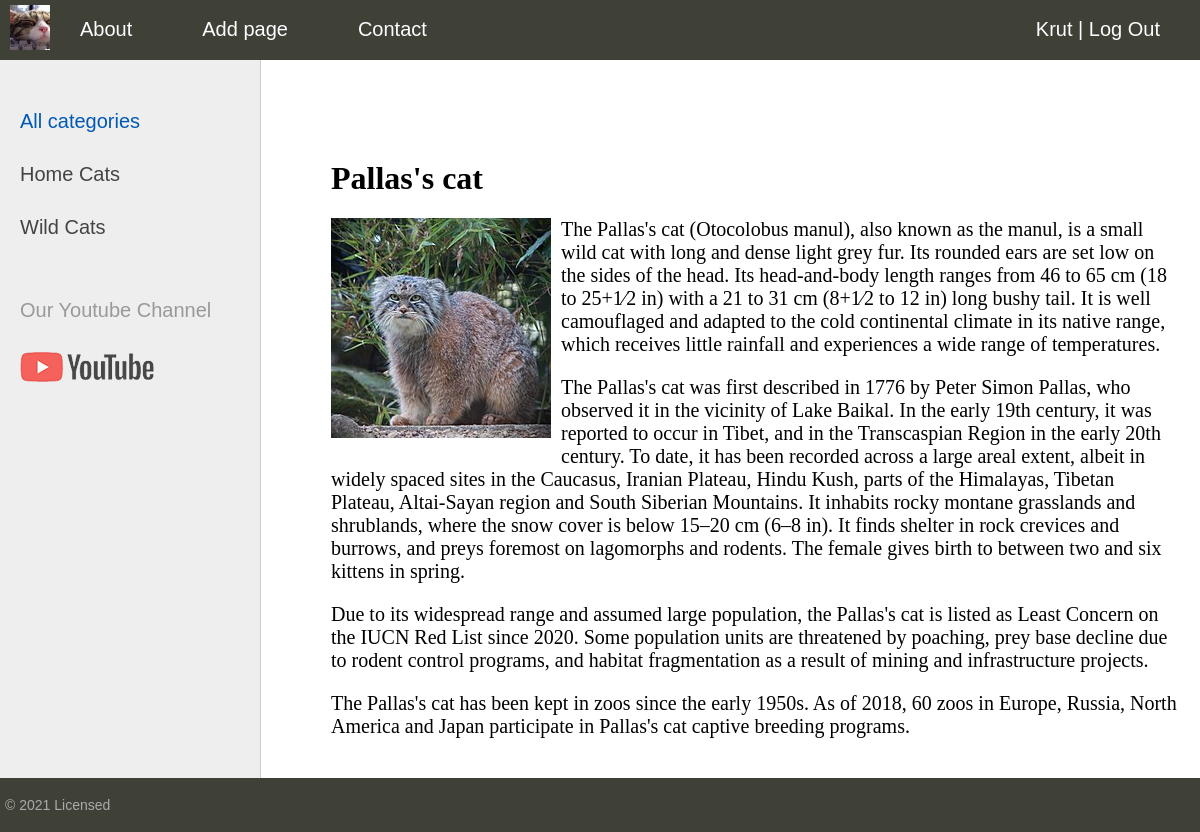
Screenshot of /post/pallass-cat/ (signed in) with the database file from the repository.
### blog/models.py (models this page shows, shortened)
class Category(models.Model):
    name = models.CharField(max_length=100, db_index=True, verbose_name="Category")
    slug = models.SlugField(max_length=255, unique=True, db_index=True, verbose_name="URL")
    def get_absolute_url(self):
        return reverse('category', kwargs={'cat_slug': self.slug})
    class Meta:
        verbose_name = 'Category'
        verbose_name_plural = 'Categories'
        ordering = ['id']

class Blog(models.Model):
    title = models.CharField(max_length=255)
    slug = models.SlugField(max_length=255, unique=True, db_index=True, verbose_name="URL")
    content = models.TextField(blank=True)
    photo = models.ImageField(upload_to="photos/%Y/%m/%d/")
    time_create = models.DateTimeField(auto_now_add=True)
    time_update = models.DateTimeField(auto_now=True)
    is_published = models.BooleanField(default=True)
    cat = models.ForeignKey('Category', on_delete=models.PROTECT)
    def __str__(self):
        return self.title
    class Meta:
        verbose_name = 'Cats'
        ordering = ['id']

### blog/views.py (the view)
# urls.py: path('post/<slug:post_slug>/', ShowPost.as_view(), name='post'),
class ShowPost(DataMixin, DetailView):
    model = Blog
    template_name = 'blog/post.html'
    slug_url_kwarg = 'post_slug'
    context_object_name = 'post'
    def get_context_data(self, *, object_list=None, **kwargs):
        context = super().get_context_data(**kwargs)
        c_def = self.get_user_context(title=context['post'])
        return dict(list(context.items()) + list(c_def.items()))

### blog/utils.py (called while the page is built)
    def get_user_context(self, **kwargs):
        context = kwargs
        cats = Category.objects.annotate(Count('blog'))
        user_menu = menu.copy()
        if not self.request.user.is_authenticated:
            user_menu.pop(1)
        context['menu'] = user_menu
        context['cats'] = cats
        if 'cat_selected' not in context:
            context['cat_selected'] = 0
        return context

### blog/templates/blog/post.html
{% extends 'blog/base.html' %}
{% block content %}
<h1>{{post.title}}</h1>
{% if post.photo %}
<p><img class="img-article-left" src="{{post.photo.url}}"></p>
{% endif %}
{{post.content|linebreaks}}
{% endblock %}

### blog/templates/blog/base.html (shortened to what this page needs)
{% load static %}
{% load blog_tags %}
<!DOCTYPE html>
<html>
<head>
	<link type="text/css" href="{% static 'blog/css/styles.css' %}" rel="stylesheet" />
</head>
<body>
<table class="table-page" border=0 cellpadding="0" cellspacing="0">
<tr><td valign=top>
{% block mainmenu %}
		<div class="header">
			<ul id="mainmenu" class="mainmenu">
			<li class="logo"><a href="{% url 'home' %}"><div class="logo"></div></a></li>
{% for m in menu %}
			<li><a href="{% url m.url_name %}">{{m.title}}</a></li>
{% endfor %}
				{% if request.user.is_authenticated %}
				<li class="last"> {{user.username}} | <a href="{% url 'logout' %}">Log Out</a></li>
				{% else %}
				<li class="last"><a href="{% url 'register' %}">Registration</a> | <a href="{% url 'login' %}">Log In</a></li>
				{% endif %}
			</ul>
		</div>
{% endblock mainmenu %}
<table class="table-content" border=0 cellpadding="0" cellspacing="0">
<tr>
	<td valign="top" class="left-chapters">
	<ul id="leftchapters">
{% if cat_selected == 0 %}
		<li class="selected">All categories</li>
{% else %}
		<li><a href="{% url 'home' %}">All categories</a></li>
{% endif %}
{% for c in cats %}
{% if c.blog__count > 0 %}
	{% if c.pk == cat_selected %}
		<li class="selected">{{c.name}}</li>
	{% else %}
		<li><a href="{{ c.get_absolute_url }}">{{c.name}}</a></li>
	{% endif %}
{% endif %}
{% endfor %}
		<li class="share">
		<p>Our Youtube Channel</p>
		<a class="share-yt" href="#" target="_blank" rel="nofollow"></a>
		</li>
	</ul>
</td>
<td valign="top" class="content">
	<div class="content-text">
{% block content %}
{% endblock %}
	</div>
</td></tr></table>
</td></tr>
<tr><td valign=top>
	<div id="footer">
		<p>&copy; 2021 Licensed</p>
	</div>
</td></tr></table>
</body>
</html>

### blog/static/blog/css/styles.css (style rules this page uses)
html, body { font-family: 'Arial'; margin: 0; padding: 0; height: 100%; width: 100%; color: #444; }
a { color: #0059b2; text-decoration: none; }
img { max-width: 600px; height: auto; }
img.img-article-left { max-width: 300px; height: auto; float: left; padding: 0 10px 10px 0; }
.table-page { width: 100%; height: 100%; vertical-align: top; }
.table-page tr { height: 100%; }
.header { background: #3F4137; height: 60px; }
.logo { background: url('../images/logo.png') no-repeat 10px 5px; width: 50px; height: 50px; }
ul.mainmenu { list-style: none; margin: 0; padding: 0; height: 60px; color: #fcfdff; font-size: 20px; overflow: hidden; }
ul.mainmenu li { float: left; margin: 18px 40px 0 30px; }
ul.mainmenu li.logo { margin: 0; }
ul.mainmenu li.last { float: right; }
ul.mainmenu li a { color: #fcfdff; text-decoration: none; }
.table-content { width: 100%; min-height: 100%; height: 100%; }
.left-chapters { margin: 0; background: #eee; border-right: 1px solid #ccc; min-height: 100%; }
.left-chapters ul { width: 230px; min-height: 100%; margin: 0; padding: 20px 10px 10px 20px; list-style: none; font-size: 20px; }
.left-chapters ul li { margin: 30px 0 0 0; color: #999; }
.left-chapters ul li.selected { color: #0059b2; }
.left-chapters ul li a { color: #444; text-decoration: none; }
.left-chapters ul li.share { margin: 60px 0 0 0; }
.left-chapters ul li.share p { margin: 30px 0 30px 0; }
.left-chapters ul li.share a { display: inline-block; width: 40px; height: 40px; margin: 0 20px 0 0; }
.left-chapters ul li.share a.share-yt { width: 100%; height: 30px; background: url('../images/share_yt.png') no-repeat 0 0 }
.content { padding: 40px 20px 20px 40px; width: 100%; box-sizing: border-box; }
.content-text { margin: 60px 0 0 30px; color: #000; font-size: 20px; font-family: Yandex Sans Display Light; }
.content-text h1 { font-size: 32px; }
#footer { box-sizing: border-box; background: #3F4137; padding: 5px; color: #aaa; font-size: 14px; font-family: Verdana, Geneva, Arial, Helvetica; text-align: left; overflow: hidden; }

### rows the page displays
Category: name "Home Cats"
Category: name "Wild Cats"
Blog: title "Pallas's cat", photo (picture), content "The Pallas's cat (Otocolobus manul), also known as the manul, is a small wild cat with long and dense light grey fur. Its rounded ears are set low on the sides of the head. Its head-and-body length ranges from 46 to 65 cm (18 to 25+1⁄2 in) with a 21 to 31 cm (8+1⁄2 to 12 in) long bushy tail. It is well camouflaged and adapted to the cold continental climate in its native range, which receives little rainfall and experiences a wide range of temperatures. The Pallas's cat was first described in 1776 by Peter Simon Pallas, who observed it in the vicinity of Lake Baikal. In the early 19th century, it was reported to occur in Tibet, and in the Transcaspian Region in the early 20th century. To…"

### other values shown
{{ m.title }} "About" "Add page" "Contact"
{{ user.username }} "Krut"
